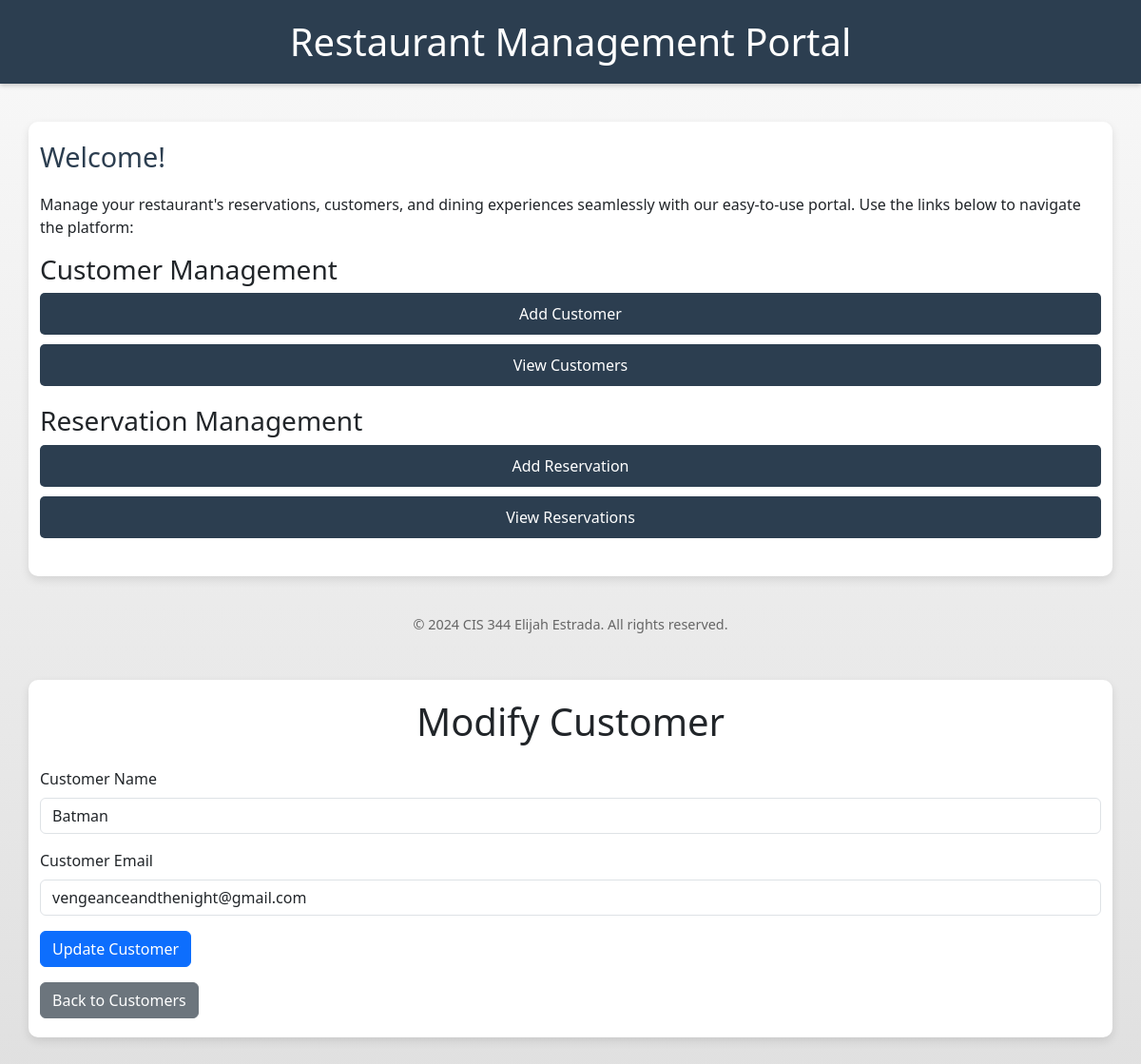
The page /templates/modifyCustomer.php?id=2 on the database its author committed.
### tables this page shows
CREATE TABLE Customers (
    customerId INT NOT NULL UNIQUE AUTO_INCREMENT,
    customerName VARCHAR(45) NOT NULL,
    contactInfo VARCHAR(200),
    PRIMARY KEY (customerId)
);

### restaurantDatabase.php (called while the page is built, shortened)
<?php
class RestaurantDatabase {
    private $host = "localhost";
    private $port = "3306";
    private $database = "restaurant_reservations";
    private $user = "root";
    private $password = "";
    private $connection;
    private function connect() {
        $this->connection = new mysqli($this->host, $this->user, $this->password, $this->database, $this->port);
    }
     public function getCustomerById($customerId) {
        $stmt = $this->connection->prepare("SELECT * FROM Customers WHERE customerId = ?");
        $stmt->bind_param("i", $customerId);
        $stmt->execute();
        $result = $stmt->get_result();
        $customer = $result->fetch_assoc();
        return $customer;
    }
}
?>

### templates/modifyCustomer.php (the view, shortened to what this page needs)
<?php
require_once '../restaurantServer.php';
$customerId = $_GET['id'] ?? null;
if ($customerId) {
    $customer = $portal->getDb()->getCustomerById($customerId);
} else {
    die("Customer not found.");
}
?>
<!DOCTYPE html>
<html lang="en">
<head>
    <link href="https://cdn.jsdelivr.net/npm/bootstrap@5.3.0-alpha1/dist/css/bootstrap.min.css" rel="stylesheet">
</head>
<body>
    <div class="container mt-5">
        <h1 class="text-center mb-4">Modify Customer</h1>
        <form method="POST">
            <div class="mb-3">
                <label for="customer_name" class="form-label">Customer Name</label>
                <input type="text" class="form-control" id="customer_name" name="customer_name" value="<?= htmlspecialchars($customer['customerName']) ?>" required>
            </div>
            <div class="mb-3">
                <label for="contact_info" class="form-label">Customer Email</label>
                <input type="text" class="form-control" id="contact_info" name="contact_info" value="<?= htmlspecialchars($customer['contactInfo']) ?>" required>
            </div>
            <button type="submit" class="btn btn-primary">Update Customer</button>
        </form>
        <a href="viewCustomers.php" class="btn btn-secondary mt-3">Back to Customers</a>
    </div>
</body>
</html>

### templates/home.php (style rules this page uses)
body { font-family: Arial, sans-serif; margin: 0; padding: 0; background: linear-gradient(to bottom, #f9f9f9, #e0e0e0); color: #333; }
.container { max-width: 800px; margin: 40px auto; background: white; padding: 20px; border-radius: 10px; box-shadow: 0 4px 10px rgba(0, 0, 0, 0.1); }

### rows shown on the page
customers: customer_name "Batman", contact_info "vengeanceandthenight@gmail.com"
